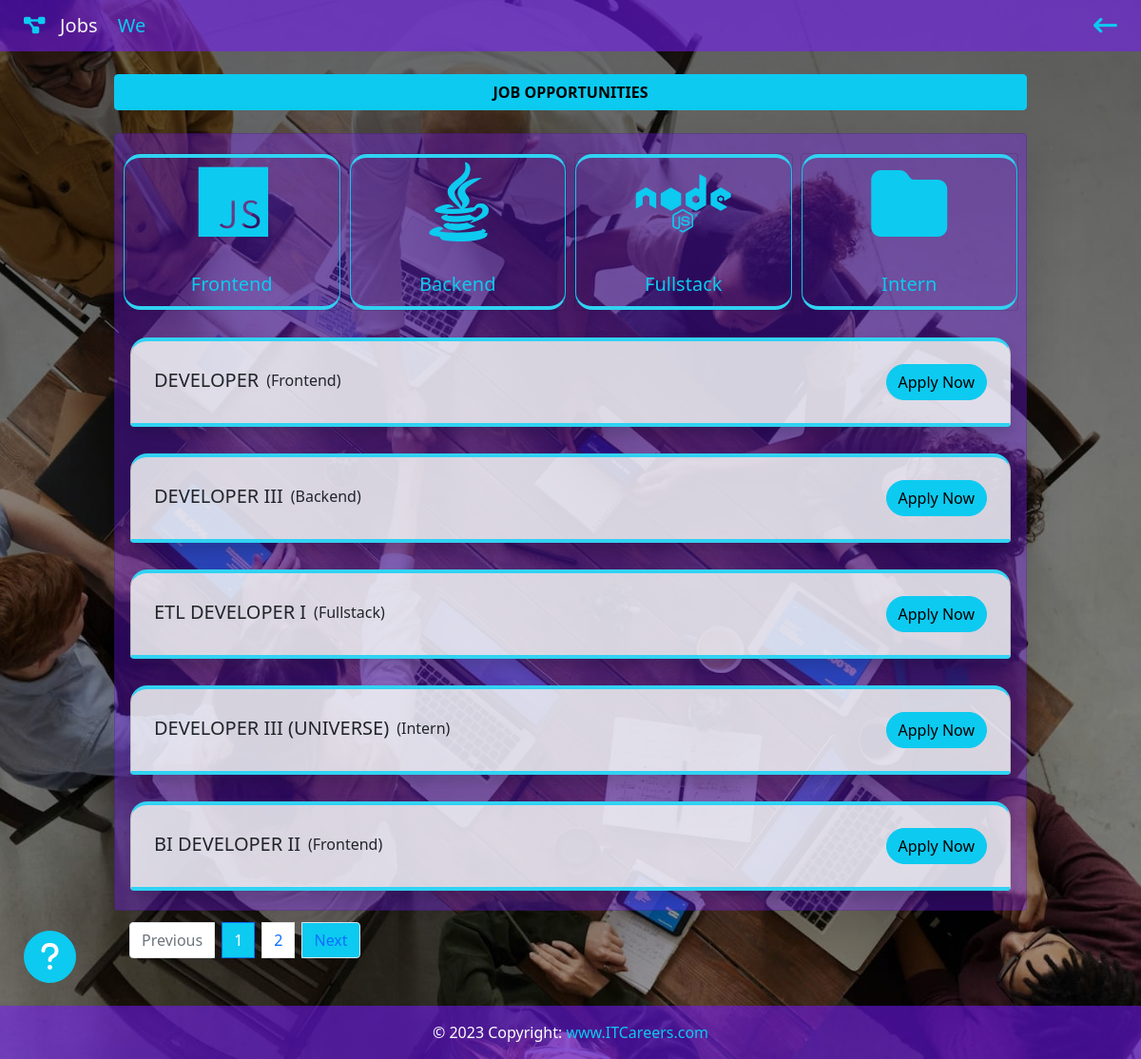
The page /opportunities on the database its author committed.
### job/models.py (models this page shows, shortened)
class Openings(models.Model):
    id = models.IntegerField(primary_key=True)
    backend = models.CharField(max_length=100)
    frontend = models.CharField(max_length=100)
    fullstack = models.CharField(max_length=100)
    intern = models.CharField(max_length=100)
    class Meta:
        verbose_name_plural = 'Openings'

class Vacancies(models.Model):
    dataTarget = models.CharField(max_length=40)
    title = models.CharField(max_length=100)
    description = models.TextField()
    class Meta:
        verbose_name_plural = 'Vacancies'

### job/views.py (the view)
# urls.py: path('opportunities', views.opportunities, name="opportunities"),
@cache_control(no_cache=True, must_revalidate=True, no_store=True)
def opportunities(request):
    jobOpenings = Openings.objects.all()
    show_countdowns = Countdown.objects.all()
    vacancies = Vacancies.objects.all()
    p = Paginator(vacancies, 5)
    page_number = request.GET.get('page')
    page_vacancies = p.get_page(page_number)
    return render(request, "opportunities.html", {
        'jobOpenings': jobOpenings,
        'show_countdowns': show_countdowns,
        'vacancies': vacancies,
        'page_vacancies': page_vacancies,
    })

### job/templates/opportunities.html (shortened to what this page needs)
{% extends 'layout.html' %}
{% block navbar-main %}
<i class="fas fa-project-diagram text-info"></i>&nbsp;&nbsp; Jobs
<a class="text-info typed-effect2 text-decoration-none">We </a>
{% endblock navbar-main %}
{% block link %}
<a href="{% url 'home' %}" id="nav-right" title="Go back">
    <i class="text-info fas fa-long-arrow-left" ></i>
</a>
{% endblock link %}
{% block content-main %}
{% for job in jobOpenings %}
<div class="container mt-4 rounded " style="width: 80%;">
    <div class="justify-content-center align-items-center row">
        <h6 class="btn btn-info" id="title-card" style="cursor: default; width: 100%; ">
            <strong>JOB OPPORTUNITIES</strong>
        </h6>
        <div class="shadow-lg card p-3 mt-3" style="background-color:rgba(117, 25, 255, 0.35);">
            <div class="row">
                <div class="col-xl-3 col-sm-6 p-1">
                    <div class="card " style="background-color: transparent;">
                        {% if job.frontend == '0' %}
                        <button class="btn btn-outline-light btn-lg card_font border-disabled" disabled>
                        {% else %}
                        <button class="btn btn-outline-info btn-lg card_font border-vacancy disabled_btn" data-bs-toggle="modal" data-bs-target="#frontendModal">
                        {% endif %}
                            <i class="fas fa-4x fa-brands fa-js"></i>
                            <br><br>Frontend
                        </button>
                    </div>
                </div>
                <div class="col-xl-3 col-sm-6 p-1">
                    <div class="card " style="background-color: transparent;">
                        {% if job.backend == '0' %}
                        <button class="btn btn-outline-light btn-lg card_font border-disabled" disabled>
                        {% else %}
                        <button class="btn btn-outline-info btn-lg card_font border-vacancy disabled_btn" data-bs-toggle="modal" data-bs-target="#backendModal">
                        {% endif %}
                            <i class="fas fa-4x fa-brands fa-java"></i>
                            <br><br>Backend
                        </button>
                    </div>
                </div>
                <div class="col-xl-3 col-sm-6 p-1">
                    <div class="card " style="background-color: transparent;">
                        {% if job.fullstack == '0' %}
                        <button class="btn btn-outline-light btn-lg card_font border-disabled" disabled>
                        {% else %}
                        <button class="btn btn-outline-info btn-lg card_font border-vacancy  disabled_btn" data-bs-toggle="modal" data-bs-target="#fullstackModal">
                        {% endif %}
                            <i class="fab fa-node fa-4x"></i>
                            <br><br>Fullstack
                        </button>
                    </div>
                </div>
                <div class="col-xl-3 col-sm-6 p-1">
                    <div class="card " style="background-color: transparent;">
                        {% if job.intern == '0' %}
                        <button class="btn btn-outline-light btn-lg card_font border-disabled" disabled>
                        {% else %}
                        <button class="btn btn-outline-info btn-lg card_font border-vacancy  disabled_btn" data-bs-toggle="modal" data-bs-target="#internModal" >
                        {% endif %}
                            <i class="fas fa-4x fa-sharp fa-regular fa-folder"></i>
                            <br><br>Intern
                        </button>
                    </div>
                </div>
            </div>
            {% for vacancy in page_vacancies %}
            {% if job.frontend == '0' and vacancy.dataTarget == 'frontendModal' %}
            {% elif job.backend == '0' and vacancy.dataTarget == 'backendModal' %}
            {% elif job.fullstack == '0' and vacancy.dataTarget == 'fullstackModal' %}
            {% elif job.intern == '0' and vacancy.dataTarget == 'internModal' %}
            {% else %}
            <div class="card p-4 mt-4 mb-1 rounded-bottom shadow border-vacancy" id="disabled_description" style="background-color:rgba(242, 246, 246, 0.85);" >
                <div class="d-flex flex-sm-row flex-column justify-content-between align-items-center" >
                    <div class="d-flex align-items-center">
                        <h5 class="mt-1 me-2 small_text  text-uppercase" >{{ vacancy.title }}</h5>
                        {% if vacancy.dataTarget == "frontendModal" %}
                        <span class="mb-1 fw-light small_text ">(Frontend)</span>
                        {% elif vacancy.dataTarget == "backendModal" %}
                        <span class="mb-1 fw-light small_text ">(Backend)</span>
                        {% elif vacancy.dataTarget == "fullstackModal" %}
                        <span class="mb-1 fw-light small_text ">(Fullstack)</span>
                        {% elif vacancy.dataTarget == "internModal" %}
                        <span class="mb-1 fw-light small_text ">(Intern)</span>
                        {% endif %}
                    </div>
                    <a href="{% url 'description' vacancy.id %}" class="btn btn-info btn-md small_text rounded-pill" >
                        Apply Now
                    </a>
                </div>
            </div>
            {% endif %}
            {% endfor %}
        </div>
    </div>
    {% if job.frontend == '0' and job.backend == '0' and job.fullstack == '0' and job.intern == '0' %}
    {% else %}
    <div class="row justify-content-end" id="disabled_description" >
        <nav aria-label="Page navigation example">
            <ul class="pagination">
                {% if page_vacancies.has_previous %}
                <li class="page-item my-1 py-2 px-1 "><a class="page-link bg-info small_text" href="?page={{ page_vacancies.previous_page_number }}">Previous</a></li>
                {% else %}
                <li class="page-item disabled my-1 py-2 px-1 ">
                    <a href="#" class="page-link small_text " tabindex="-1" aria-disabled="true">Previous</a>
                </li>
                {% endif %}
                {% for num in page_vacancies.paginator.page_range %}
                {% if page_vacancies.number == num %}
                <li class="page-item active my-1 py-2 px-1 " aris-current="page">
                    <span class="page-link bg-info small_text">
                        {{ num }}
                    </span>
                </li>
                {% else %}
                <li class="page-item my-1 py-2 px-1 "><a class="page-link small_text " href="?page={{ num }}">{{ num }}</a></li>
                {% endif %}
                {% endfor %}
                {% if page_vacancies.has_next %}
                <li class="page-item my-1 py-2 px-1"><a class="page-link bg-info small_text" href="?page={{ page_vacancies.next_page_number }}">Next</a></li>
                {% else %}
                <li class="page-item disabled my-1 py-2 px-1 ">
                    <a href="#" class="page-link small_text " tabindex="-1" aria-disabled="true">Next</a>
                </li>
                {% endif %}
            </ul>
        </nav>
    </div>
    {% endif %}
{% endfor %}
</div>
<div>
    <button class="btn btn-info text-light message_btn small_text" data-bs-toggle="modal" data-bs-target="#opportunitiesInfoModal">
        <i class="fas fa-question fa-2x"></i>
    </button>
</div>
<br><br><br>
{% endblock %}

### job/templates/layout.html (shortened to what this page needs)
{% load static %}
<!DOCTYPE html>
<html lang="en">
<head>
    <link href="https://cdn.jsdelivr.net/npm/bootstrap@5.0.2/dist/css/bootstrap.min.css" rel="stylesheet">
    <link rel="stylesheet" href="https://cdnjs.cloudflare.com/ajax/libs/font-awesome/6.2.1/css/all.min.css" />
    <link href={% static "css/style.css" %} rel="stylesheet">
</head>
<body onunload=''>
    <div class="wrapper">
        <header>
            <nav class="navbar navbar-expand-lg navbar-light" style="background-color:rgba(117, 25, 255, 0.55);">
                <div class="col-sm">
                    <a class="navbar-brand flex-grow-1 text-decoration-none text-light" id="navbar-main">
                        {% block navbar-main %}{% endblock navbar-main %}
                    </a>
                </div>
                {% block link %}{% endblock link %}
            </nav>
        </header>
        {% block content-main %}{% endblock %}
    </div>
    <footer class="text-center text-lg-start" style="color: #fff;" id="footer">
        <div class="text-center p-3" style="background-color:rgba(117, 25, 255, 0.55);">&copy; {% now "Y" %} Copyright:
            <a class="text-center text-decoration-none" href="#">
                <span class="text-info">www.ITCareers.com</span>
            </a>
        </div>
    </footer>
</body>
</html>

### job/templates/modals/forms/frontend.html (shortened to what this page needs)
{% extends 'modals/forms/layout.html' %}

### job/templates/modals/forms/backend.html (shortened to what this page needs)
{% extends 'modals/forms/layout.html' %}

### job/templates/modals/forms/fullstack.html (shortened to what this page needs)
{% extends 'modals/forms/layout.html' %}

### job/templates/modals/forms/intern.html (shortened to what this page needs)
{% extends 'modals/forms/layout.html' %}

### job/templates/modals/duplicate_msg/duplicate_resume_modal.html (shortened to what this page needs)
{% extends "modals/duplicate_msg/layout.html" %}

### job/templates/modals/duplicate_msg/duplicate_request_modal.html (shortened to what this page needs)
{% extends "modals/duplicate_msg/layout.html" %}

### job/templates/modals/duplicate_msg/duplicate_wait_list_modal.html (shortened to what this page needs)
{% extends "modals/duplicate_msg/layout.html" %}

### job/templates/modals/various/logout.html (shortened to what this page needs)
{% extends "modals/various/layout.html" %}

### job/templates/modals/various/supportModalPopup.html (shortened to what this page needs)
{% extends "modals/various/layout.html" %}

### job/templates/modals/various/opportunities_info.html (shortened to what this page needs)
{% extends "modals/various/layout.html" %}

### job/templates/modals/various/sendMessage.html (shortened to what this page needs)
{% extends "modals/various/layout.html" %}

### job/templates/modals/backend/candidates.html (shortened to what this page needs)
{% extends 'modals/backend/layout.html' %}

### job/templates/modals/closedPosition/1_position/frontend_closed.html (shortened to what this page needs)
{% extends 'modals/closedPosition/layout.html' %}

### job/templates/modals/closedPosition/1_position/backend_closed.html (shortened to what this page needs)
{% extends 'modals/closedPosition/layout.html' %}

### job/templates/modals/closedPosition/1_position/fullstack_closed.html (shortened to what this page needs)
{% extends 'modals/closedPosition/layout.html' %}

### job/templates/modals/closedPosition/1_position/intern_closed.html (shortened to what this page needs)
{% extends 'modals/closedPosition/layout.html' %}

### job/templates/modals/closedPosition/2_positions/front_back_closed.html (shortened to what this page needs)
{% extends 'modals/closedPosition/layout.html' %}

### job/templates/modals/closedPosition/2_positions/front_full_closed.html (shortened to what this page needs)
{% extends 'modals/closedPosition/layout.html' %}

### job/templates/modals/closedPosition/2_positions/front_intern_closed.html (shortened to what this page needs)
{% extends 'modals/closedPosition/layout.html' %}

### job/templates/modals/closedPosition/2_positions/full_Intern_closed.html (shortened to what this page needs)
{% extends 'modals/closedPosition/layout.html' %}

### job/templates/modals/closedPosition/2_positions/back_full_closed.html (shortened to what this page needs)
{% extends 'modals/closedPosition/layout.html' %}

### job/templates/modals/closedPosition/2_positions/back_intern_closed.html (shortened to what this page needs)
{% extends 'modals/closedPosition/layout.html' %}

### job/templates/modals/closedPosition/3_positions/back_full_intern_closed.html (shortened to what this page needs)
{% extends 'modals/closedPosition/layout.html' %}

### job/templates/modals/closedPosition/3_positions/front_back_full_closed.html (shortened to what this page needs)
{% extends 'modals/closedPosition/layout.html' %}

### job/templates/modals/closedPosition/3_positions/front_back_intern_closed.html (shortened to what this page needs)
{% extends 'modals/closedPosition/layout.html' %}

### job/templates/modals/closedPosition/3_positions/front_full_intern_closed.html (shortened to what this page needs)
{% extends 'modals/closedPosition/layout.html' %}

### job/templates/modals/closedPosition/4_positions/all_closed.html (shortened to what this page needs)
{% extends 'modals/closedPosition/layout.html' %}

### job/templates/modals/closedPosition/4_positions/all_countdown_closed.html (shortened to what this page needs)
{% extends 'modals/closedPosition/layout.html' %}

### job/static/css/style.css (style rules this page uses)
html, body { height: 100%; margin: 0; max-width: 100%; overflow: visible; }
.wrapper { min-height: 100%; margin-bottom: -50px; }
#footer, .push { height: 50px; }
.message_btn { border-radius: 50%; width: 55px; height: 55px; padding: 3px; position: fixed; left: 25px; bottom: 80px; animation: custom 3s linear infinite; }
#navbar-main { text-align: center; color: #fff; margin-left: 25px; }
.typed-effect2 { font-size: 20px; }
#nav-right { margin-right: 25px; font-size: 25px; }
.border-vacancy { border-top: .3rem solid #31D2F2; border-bottom: .3rem solid #31d2f2; border-radius: 18px; }

### job/templates/layout.html (style rules this page uses)
body { background-image: linear-gradient(rgba(0,0,0,0.6), rgba(0,0,0,0.3)), url("/static/img/frontend_bg.jpg"); background-position: center 0px; background-repeat: no-repeat; background-attachment: fixed; background-size: cover; }

### rows shown on the page
Openings: page_range "1", page_range "2"
Vacancies: title "DEVELOPER", dataTarget "(Frontend)"
Vacancies: title "DEVELOPER III", dataTarget "(Backend)"
Vacancies: title "ETL DEVELOPER I", dataTarget "(Fullstack)"
Vacancies: title "DEVELOPER III (UNIVERSE)", dataTarget "(Intern)"
Vacancies: title "BI DEVELOPER II", dataTarget "(Frontend)"
